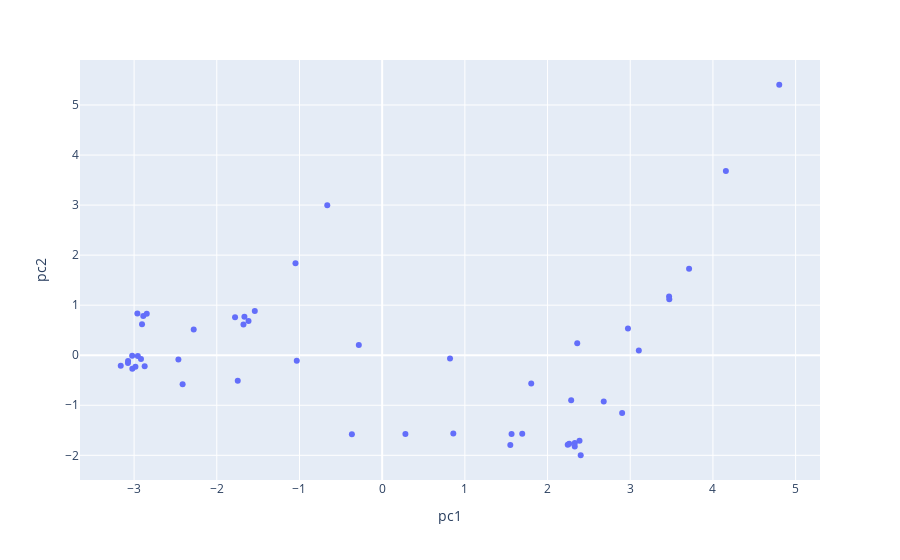

The notebook cell this image was saved under:
### Markdown cell above
<br/>

<hr style="border: 1px solid #fdb515;" />

### Question 7b

To address Problem 2, we can turn to Plotly. The below cell uses these Plotly guides ([example 1](https://plot.ly/python/text-and-annotations/), [example 2](https://plotly.com/python/hover-text-and-formatting/#disabling-or-customizing-hover-of-columns-in-plotly-express)) to create a scatter plot of the jittered .

### Code cell
# just run this cell
import plotly.express as px

# get the state names from the standardized dataframe's index
first_2_pcs_jittered['state'] = df_standardized.index

# show state names on hover
fig = px.scatter(first_2_pcs_jittered, x="pc1", y="pc2",
                hover_data={"state": True}); 

fig.show();

### Figure 1 — Plotly figure (JSON) as saved in the notebook; plotly's stock layout.template omitted (floating-point values rounded to 4 significant figures)
{"data": [{"customdata": [["Alabama"], ["Alaska"], ["Arizona"], ["Arkansas"], ["California"], ["Colorado"], ["Connecticut"], ["Delaware"], ["D.C."], ["Florida"], ["Georgia"], ["Hawaii"], ["Idaho"], ["Illinois"], ["Indiana"], ["Iowa"], ["Kansas"], ["Kentucky"], ["Louisiana"], ["Maine"], ["Maryland"], ["Massachusetts"], ["Michigan"], ["Minnesota"], ["Mississippi"], ["Missouri"], ["Montana"], ["Nebraska"], ["Nevada"], ["New Hampshire"], ["New Jersey"], ["New Mexico"], ["New York"], ["North Carolina"], ["North Dakota"], ["Ohio"], ["Oklahoma"], ["Oregon"], ["Pennsylvania"], ["Rhode Island"], ["South Carolina"], ["South Dakota"], ["Tennessee"], ["Texas"], ["Utah"], ["Vermont"], ["Virginia"], ["Washington"], ["West Virginia"], ["Wisconsin"], ["Wyoming"]], "hovertemplate": "pc1=%{x}<br>pc2=%{y}<br>state=%{customdata[0]}<extra></extra>", "legendgroup": "", "marker": {"color": "#636efa", "symbol": "circle"}, "mode": "markers", "name": "", "orientation": "v", "showlegend": false, "type": "scatter", "x": [-2.889, -2.955, -1.747, -1.54, 2.33, 0.281, 2.401, 2.286, 4.802, -1.033, -1.048, 3.47, -3.074, 2.262, -2.413, 0.8206, -3.021, -1.616, -1.678, 2.244, 2.972, 3.712, 1.565, 4.157, -2.904, -1.666, -2.464, -2.917, 0.8603, 1.694, 2.329, 1.55, 3.104, -2.279, -2.984, -0.2825, -3.024, 2.679, 1.803, 3.472, -2.961, -2.872, -1.779, -2.847, -3.073, 2.387, -0.3662, 2.902, -0.6638, 2.359, -3.161], "xaxis": "x", "y": [0.7826, -0.01454, -0.5111, 0.8846, -1.753, -1.573, -1.999, -0.9003, 5.405, -0.1099, 1.838, 1.174, -0.1557, -1.77, -0.5804, -0.06684, -0.2726, 0.6858, 0.6119, -1.788, 0.5319, 1.727, -1.572, 3.68, 0.6201, 0.7693, -0.08666, -0.07371, -1.565, -1.569, -1.826, -1.794, 0.09324, 0.5124, -0.2314, 0.2041, -0.01038, -0.9234, -0.5664, 1.118, 0.8321, -0.2187, 0.7577, 0.8293, -0.1155, -1.71, -1.578, -1.152, 2.994, 0.2417, -0.2089], "yaxis": "y"}], "layout": {"autosize": true, "legend": {"tracegroupgap": 0}, "margin": {"t": 60}, "xaxis": {"anchor": "y", "autorange": true, "domain": [0, 1], "range": [-3.638, 5.278], "title": {"text": "pc1"}, "type": "linear"}, "yaxis": {"anchor": "x", "autorange": true, "domain": [0, 1], "range": [-2.572, 5.978], "title": {"text": "pc2"}, "type": "linear"}}}
